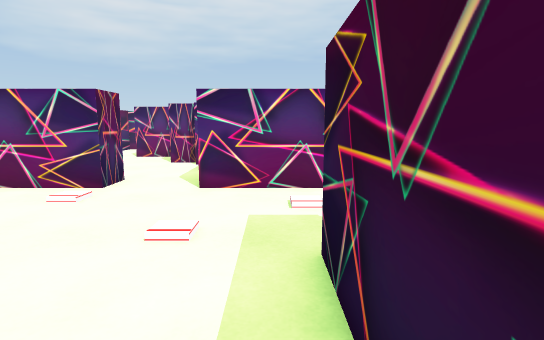
[1] (above)

16 first-person views from a walk through a Unity game level. The camera is 1.3 m above the floor, tilts 8° down and sees 80° across. Doors are open. The floor is counted in squares, 1 m on a side. Each view is taken from the middle of a square. On the plan, view 1 faces up. The plan holds only what a view shows up to about 14 squares ahead; the rest is blank. The player is left out.

[2]
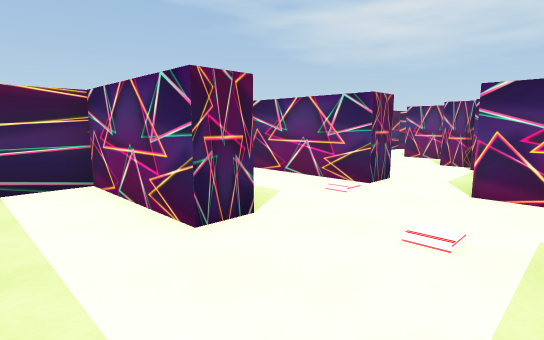

[3]
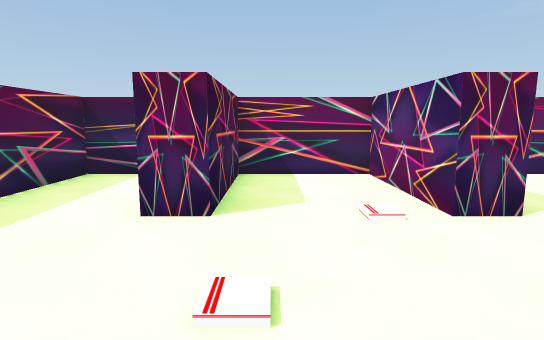

[4]
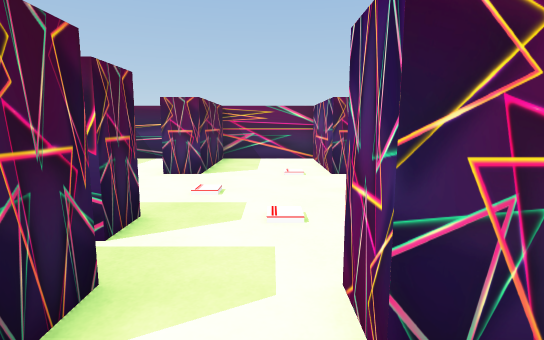

[5]
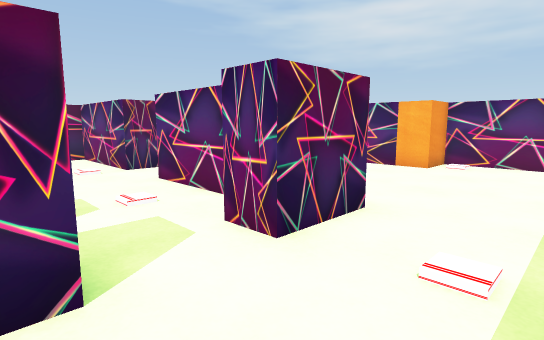

[6]
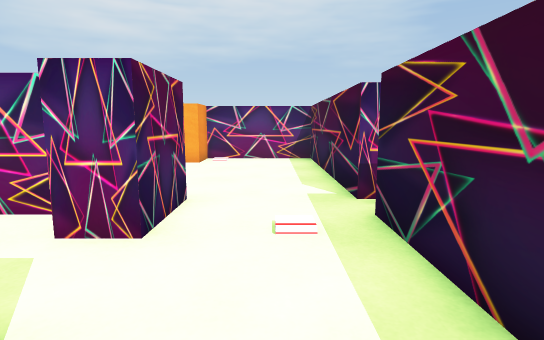

[7]
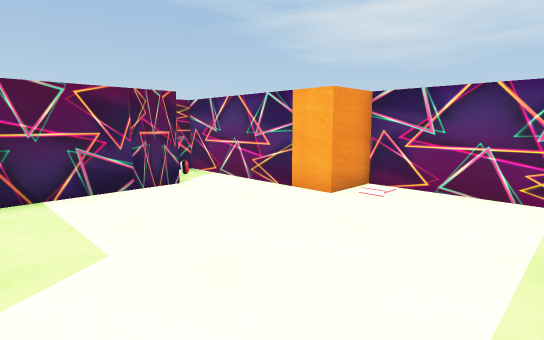

[8]
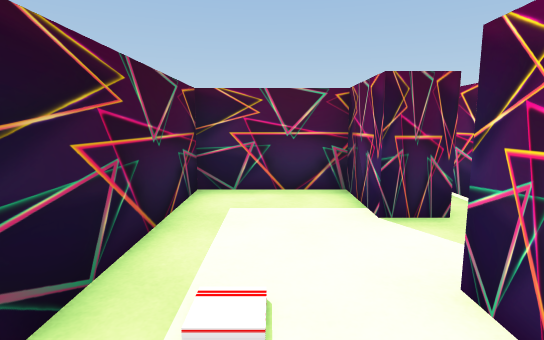

[9]
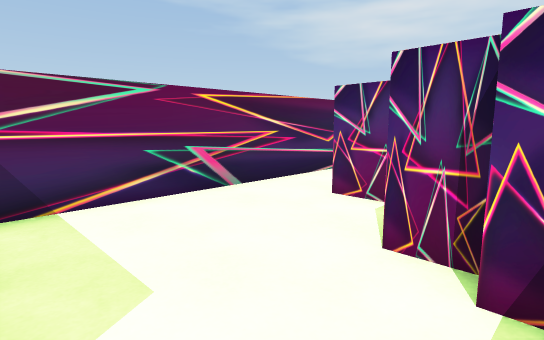

[10]
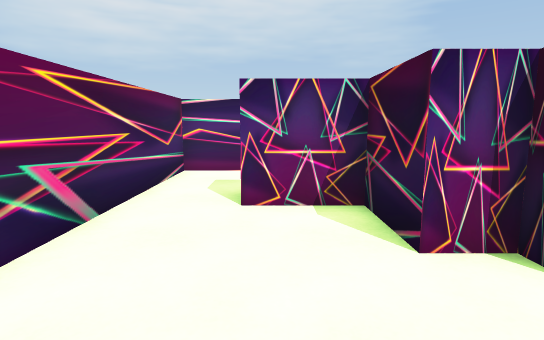

[11]
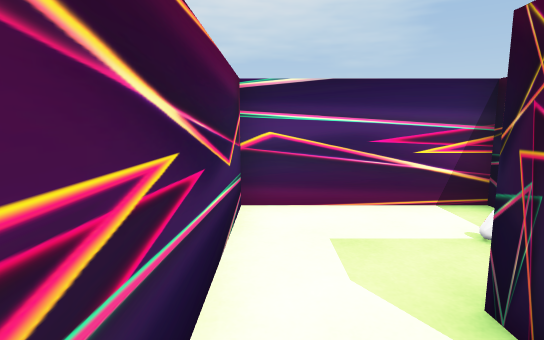

[12]
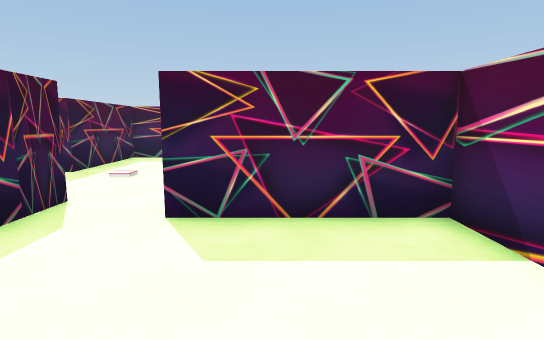

[13]
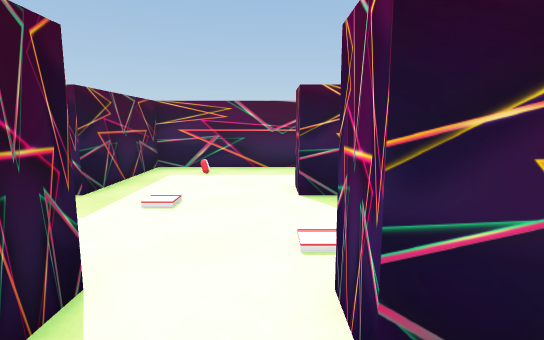

[14]
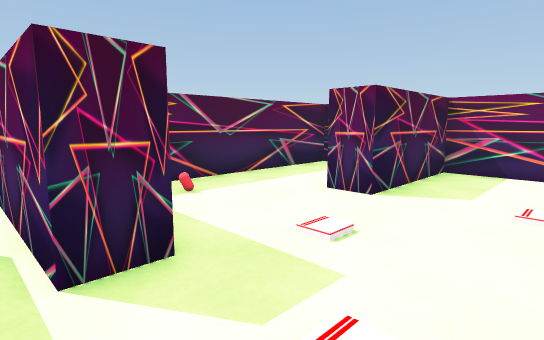

[15]
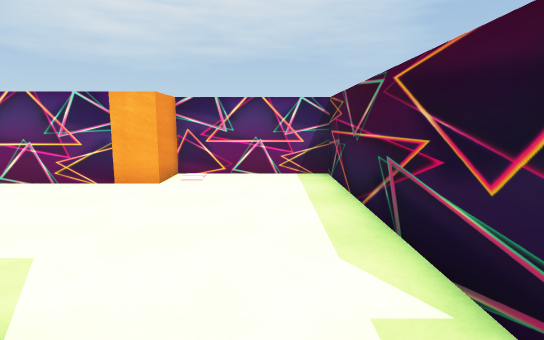

[16]
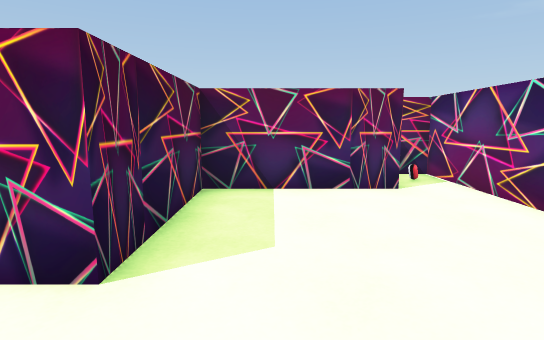

### Floor plan
Ten units are one square. View 1 is at (0, 0); x grows to the right and y downward. Boxes are objects, and circles mark ways between rooms. Rooms are numbered by the first view taken in them; rooms with no view inside come last. Other rooms are left out.
<svg viewBox="-80 -176 150 190">
<path fill="none" stroke="#000" d="M-35 -21 -75 -21 -75 9 5 9 5 -31M-35 -66 -75 -66 -75 -31 -35 -31M5 -31 15 -31 15 -6M19 -66 -15 -66M34 -16 65 -16 65 -66M35 -76 35 -56M-5 -105 -5 -76 35 -76M65 -75 65 -146 25 -146 25 -131 -5 -131M-25 -112 -35 -112 -35 -132M-5 -131 -25 -131M-34 -171 -75 -171 -75 -76 -35 -76M-15 -66 -15 -80"/>
<rect x="-15" y="-5" width="10" height="10" fill="#bbb"><title>other object</title></rect>
<rect x="25" y="-35" width="10" height="20" fill="#bbb"><title>other object</title></rect>
<rect x="-55" y="-145" width="20" height="20" fill="#bbb"><title>other object</title></rect>
<rect x="-55" y="-165" width="10" height="10" fill="#bbb"><title>other object</title></rect>
<rect x="-25" y="-115" width="20" height="10" fill="#bbb"><title>other object</title></rect>
<rect x="-25" y="-125" width="10" height="10" fill="#bbb"><title>other object</title></rect>
<circle cx="-15" cy="-25" r="3" fill="#2a7"/>
<circle cx="30" cy="-45" r="3" fill="#2a7"/>
<circle cx="-25" cy="-70" r="3" fill="#2a7"/>
<circle cx="55" cy="-70" r="3" fill="#2a7"/>
<circle cx="-10" cy="-115" r="3" fill="#2a7"/>
<text x="-40" y="-10">1</text>
<text x="-20" y="-50">2</text>
<text x="50" y="-40">3</text>
<text x="30" y="-110">4</text>
<text x="-50" y="-120">5</text>
</svg>
Room 1 opens to room 2. Room 2 opens to room 3. Room 2 opens to room 5. Room 3 opens to room 4. Room 4 opens to room 5.

Where each view was taken, in squares from view 1:
view 1: 0 up, 0 right, facing up
view 2: 0 up, 0 right, facing up-left
view 3: 4 up, 1 right, facing left
view 4: 5 up, 5 right, facing left
view 5: 3 up, 6 right, facing up-left
view 6: 2 up, 5 right, facing up
view 7: 8 up, 6 right, facing up-left
view 8: 8 up, 5 right, facing down
view 9: 8 up, 2 left, facing up-left
view 10: 8 up, 5 left, facing up
view 11: 12 up, 7 left, facing up
view 12: 12 up, 5 left, facing down
view 13: 9 up, 3 left, facing down
view 14: 6 up, 2 right, facing down-left
view 15: 6 up, 5 right, facing up
view 16: 9 up, 6 right, facing left
